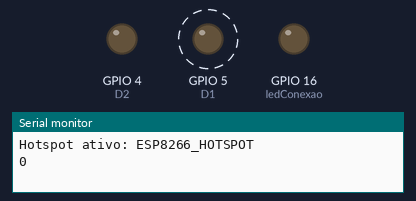
This sketch was run on a simulated ESP8266 (NodeMCU). Shown: output pins drawn as LEDs (lit = HIGH), the last lines printed to the serial monitor. Dashed ring = blinking. Pins used as bus, display or sensor lines are not drawn.

Above: at 0.7 s.
At 2.7 s:
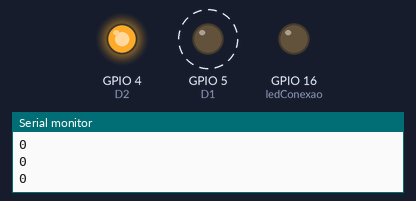
Timing chart, 0 to 3.0 s (numbered marks = the images above):
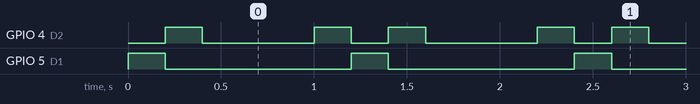

Measured:
- by itself, GPIO 4 (D2): repeats every 1.2 s: LOW 0.60 s, HIGH 0.20 s, LOW 0.20 s, HIGH 0.20 s
- by itself, GPIO 5 (D1): alternates HIGH for 0.20 s and LOW for 1.0 s
- by itself, everything shown: repeats every 1.2 s, in 4 steps

The sketch:

ESP8266.ino
```cpp
#include <ESP8266WiFi.h>

int tempo = 200;
const int ledConexao = 16; // D7

WiFiServer server(80);
int previousClientCount = 0;

void setup() {
  Serial.begin(9600); // Envia dados pro Arduino

  pinMode(5, OUTPUT);   // D1
  pinMode(4, OUTPUT);   // D2
  pinMode(12, OUTPUT);  // D6
  pinMode(14, OUTPUT);  // D5
  pinMode(ledConexao, OUTPUT); // D7

  WiFi.softAP("ESP8266_HOTSPOT");
  server.begin();

  Serial.println("Hotspot ativo: ESP8266_HOTSPOT");
}

void loop() {
  // Verifica se um novo usuário se conectou
  int currentClientCount = WiFi.softAPgetStationNum();

  if (currentClientCount > previousClientCount) {
    Serial.println("Novo usuário conectado!");

    // Para o loop, acende o LED e espera 2 segundos
    digitalWrite(ledConexao, HIGH);
    delay(3000);
    digitalWrite(ledConexao, LOW);
  }

  Serial.println(currentClientCount);


  previousClientCount = currentClientCount;

  // Loop de LEDs
  digitalWrite(5, HIGH); delay(tempo); digitalWrite(5, LOW);
  digitalWrite(4, HIGH); delay(tempo); digitalWrite(4, LOW);
  digitalWrite(12, HIGH); delay(tempo); digitalWrite(12, LOW);
  digitalWrite(14, HIGH); delay(tempo); digitalWrite(14, LOW);
  digitalWrite(12, HIGH); delay(tempo); digitalWrite(12, LOW);
  digitalWrite(4, HIGH); delay(tempo); digitalWrite(4, LOW);
}
```
